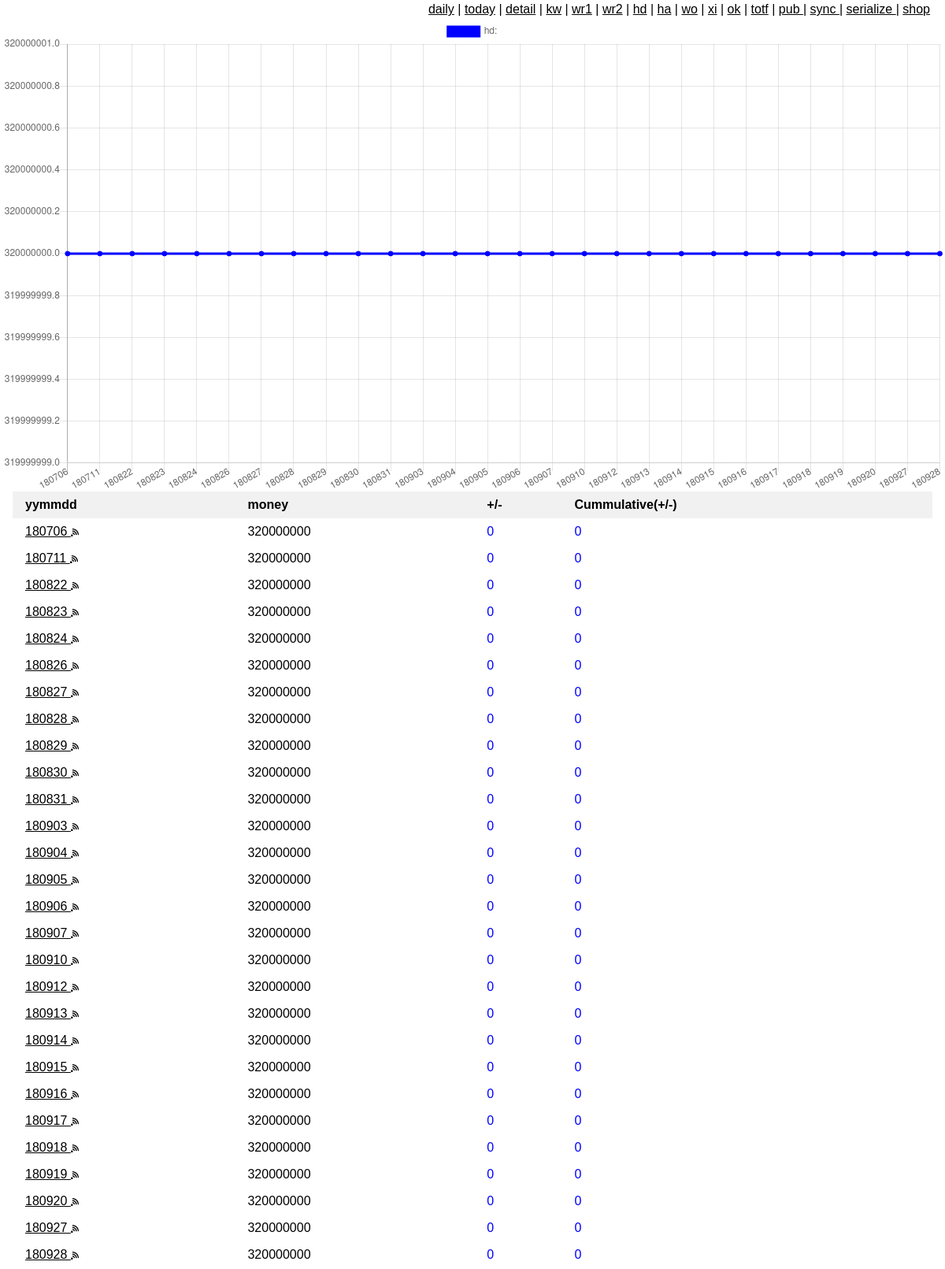
Screenshot of /tot/accnt/hd with the database file from the repository.
### tot/models.py (models this page shows, shortened)
class Tot(models.Model):
    accnt = models.CharField(max_length=200)
    yymmdd = models.CharField(max_length=200)
    money = models.IntegerField(default=0)

### tot/views.py (the view)
# urls.py: path('accnt/<slug:accnt>',      	views.accnt,  	name='accnt'),
def accnt(request,accnt):
	try:
		ts = Tot.objects.filter(accnt=accnt).order_by('yymmdd').values('yymmdd','money')
		legend_array = []
		money_array = []
		rgb_array = []
		gap = 0
		inx = 0
		gap_array = []
		sum = 0
		money_0 = 0
		for t in ts:
			if inx in [0]:
				before = t['money']
				money_0  = t['money']
			legend_array.append(t['yymmdd'])
			money_array.append(t['money'])
			t['gap'] = t['money'] - before
			if t['gap'] > 0:
				t['color'] = '#FF0000'
			else:
				t['color'] = '#0000FF'
			sum = sum + t['gap']
			if t['money'] > money_0:
				t['color2'] = '#FF0000'
			else:
				t['color2'] = '#0000FF'
			t['sum'] = sum
			before = t['money']
			inx=inx+1
		legend = ' ,'.join(str(e) for e in legend_array)
		amounts = ' ,'.join(str(e) for e in money_array)
		template = loader.get_template('tot/accnt.html')
		rgb = rgbmap(accnt)
		context = {
			'ts': ts,
			'title': accnt,
			'legend': legend,
			'moneys': amounts,
			'rgb': rgb,
		}
		print(ts)
		print(legend)
		print(amounts)
		print(rgb)
	except Tot.DoesNotExist:
		raise Http404("Tot does not exist")
	return HttpResponse(template.render(context,request))

### tot/views.py (called while the page is built)
def rgbmap(x):
	return {'kw':'rgb(0,255,0)', 'wr1': 'rgb(0,0,255)',\
		 'wr2': 'rgb(255,0,0)', 'ok':'rgb(0,255,0)',\
		 'hd': 'rgb(0,0,255)', 'xi': 'rgb(255,0,0)',\
		 'ha':'rgb(128,0,0)', 'wo': 'rgb(128,128,128)' }[x]

### tot/templates/tot/accnt.html
{% include "tot/head.html" %}
{% include "tot/linechart.html" %}
{% include "tot/showtab2.html" %}
{% include "tot/tail.html" %}

### tot/templates/tot/showtab2.html
{% load static %}
{% if ts %}
<div class="w3-container">
 <table class="w3-table">
    <tr class="w3-light-grey">
        <th>yymmdd</th>
        <th>money</th>
        <th>+/-</th>
        <th>Cummulative(+/-)</th>
    </tr>
    {% for t in ts %}
    <tr>
        <td> <a href="/tot/{{t.yymmdd}}/"> {{ t.yymmdd }} </a>
                    <a href="/tot/pub/{{t.yymmdd}}"><img height="10" width="10"
                    src="{% static 'tot/images/pub.png' %}"></img> </a> </td>
        <td> {{ t.money }} </td>
        <td> <font color="{{ t.color }}"> {{ t.gap }} </font> </td>
        <td> <font color="{{ t.color2 }}"> {{ t.sum }} </font> </td>
    </tr>
    {% endfor %}
{% else %}
    <p>No Tot data.</p>
</div>
{% endif %}

### tot/static/tot/style.css (style rules this page uses)
html { box-sizing:border-box }
*,*:before,*:after { box-sizing:inherit }
html { -ms-text-size-adjust:100%;-webkit-text-size-adjust:100% }
body { margin:0 }
a { background-color:transparent;-webkit-text-decoration-skip:objects }
img { border-style:none }
html,body { font-family:Verdana,sans-serif;font-size:15px;line-height:1.5 }
html { overflow-x:hidden }
img { vertical-align:middle }
a { color:inherit }
.w3-table,.w3-table-all { border-collapse:collapse;border-spacing:0;width:100%;display:table }
.w3-table td,.w3-table th,.w3-table-all td,.w3-table-all th { padding:8px 8px;display:table-cell;text-align:left;vertical-align:top }
.w3-table th:first-child,.w3-table td:first-child,.w3-table-all th:first-child,.w3-table-all td:first-child { padding-left:16px }
.w3-container:after,.w3-container:before,.w3-panel:after,.w3-panel:before,.w3-row:after,.w3-row:before,.w3-row-padding:after,.w3-row-padding:before, .w3-cell-row:before,.w3-cell-row:after,.w3-clear:after,.w3-clear:before,.w3-bar:before,.w3-bar:after { content:"";display:table;clear:both }
.w3-container,.w3-panel { padding:0.01em 16px }
.w3-light-grey,.w3-hover-light-grey:hover,.w3-light-gray,.w3-hover-light-gray:hover { color:#000!important;background-color:#f1f1f1!important }

### rows the page displays
Tot: yymmdd "180826", money "320000000", gap "0", sum "0"
Tot: yymmdd "180827", money "320000000", gap "0", sum "0"
Tot: yymmdd "180828", money "320000000", gap "0", sum "0"
Tot: yymmdd "180829", money "320000000", gap "0", sum "0"
Tot: yymmdd "180830", money "320000000", gap "0", sum "0"
Tot: yymmdd "180831", money "320000000", gap "0", sum "0"
Tot: yymmdd "180903", money "320000000", gap "0", sum "0"
Tot: yymmdd "180904", money "320000000", gap "0", sum "0"
Tot: yymmdd "180905", money "320000000", gap "0", sum "0"
Tot: yymmdd "180906", money "320000000", gap "0", sum "0"
Tot: yymmdd "180907", money "320000000", gap "0", sum "0"
Tot: yymmdd "180910", money "320000000", gap "0", sum "0"
Tot: yymmdd "180912", money "320000000", gap "0", sum "0"
Tot: yymmdd "180913", money "320000000", gap "0", sum "0"
Tot: yymmdd "180914", money "320000000", gap "0", sum "0"
Tot: yymmdd "180915", money "320000000", gap "0", sum "0"
Tot: yymmdd "180916", money "320000000", gap "0", sum "0"
Tot: yymmdd "180917", money "320000000", gap "0", sum "0"
Tot: yymmdd "180918", money "320000000", gap "0", sum "0"
Tot: yymmdd "180919", money "320000000", gap "0", sum "0"
Tot: yymmdd "180920", money "320000000", gap "0", sum "0"
Tot: yymmdd "180927", money "320000000", gap "0", sum "0"
Tot: yymmdd "180928", money "320000000", gap "0", sum "0"

### other values shown
{{ t.yymmdd }} "180706" "180711" "180822" "180823" "180824"
{{ t.money }} "320000000" "320000000" "320000000" "320000000" "320000000"
{{ t.gap }} "0" "0" "0" "0" "0"
{{ t.sum }} "0" "0" "0" "0" "0"
chart data {{ legend }} 180706 ,180711 ,180822 ,180823 ,180824 ,180826 ,180827 ,180828 ,180829 ,180830 ,180831 ,180903 ,180904 ,180905 ,180906 ,180907 ,180910 ,180912 ,180913 ,180914 ,180915 ,180916 ,180917 ,180918 ,180919 ,180920 ,180927 ,180928
chart data {{ title }} hd
